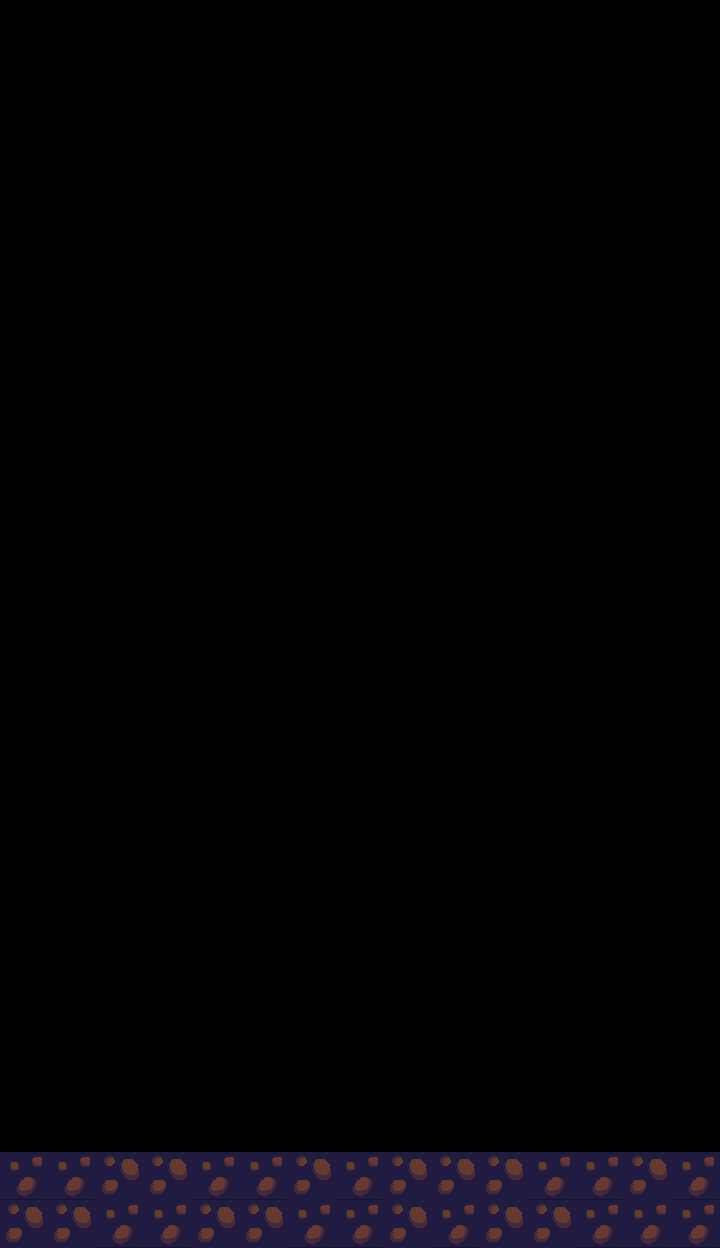

A level layout from a 2D game, rendered from its tile map. Below: a short description, then the map file with its tile-grid data intact:
An orthogonal 15x26 tile map with 48x48 px tiles, 1 tile layer (earth_floor).

<map version="1.4" tiledversion="1.4.3" orientation="orthogonal" renderorder="right-down" width="15" height="26" tilewidth="48" tileheight="48" infinite="0" nextlayerid="3" nextobjectid="1">
 <tileset firstgid="1" source="Nature_environment_tiles.tsx" />
 <layer id="2" name="earth_floor" width="15" height="26">
  <data encoding="csv">
0,0,0,0,0,0,0,0,0,0,0,0,0,0,0,
0,0,0,0,0,0,0,0,0,0,0,0,0,0,0,
0,0,0,0,0,0,0,0,0,0,0,0,0,0,0,
0,0,0,0,0,0,0,0,0,0,0,0,0,0,0,
0,0,0,0,0,0,0,0,0,0,0,0,0,0,0,
0,0,0,0,0,0,0,0,0,0,0,0,0,0,0,
0,0,0,0,0,0,0,0,0,0,0,0,0,0,0,
0,0,0,0,0,0,0,0,0,0,0,0,0,0,0,
0,0,0,0,0,0,0,0,0,0,0,0,0,0,0,
0,0,0,0,0,0,0,0,0,0,0,0,0,0,0,
0,0,0,0,0,0,0,0,0,0,0,0,0,0,0,
0,0,0,0,0,0,0,0,0,0,0,0,0,0,0,
0,0,0,0,0,0,0,0,0,0,0,0,0,0,0,
0,0,0,0,0,0,0,0,0,0,0,0,0,0,0,
0,0,0,0,0,0,0,0,0,0,0,0,0,0,0,
0,0,0,0,0,0,0,0,0,0,0,0,0,0,0,
0,0,0,0,0,0,0,0,0,0,0,0,0,0,0,
0,0,0,0,0,0,0,0,0,0,0,0,0,0,0,
0,0,0,0,0,0,0,0,0,0,0,0,0,0,0,
0,0,0,0,0,0,0,0,0,0,0,0,0,0,0,
0,0,0,0,0,0,0,0,0,0,0,0,0,0,0,
0,0,0,0,0,0,0,0,0,0,0,0,0,0,0,
0,0,0,0,0,0,0,0,0,0,0,0,0,0,0,
0,0,0,0,0,0,0,0,0,0,0,0,0,0,0,
76,76,52,52,76,76,52,76,52,52,52,76,76,52,76,
52,52,76,76,52,52,76,76,52,76,52,52,76,76,76
</data>
 </layer>
</map>
